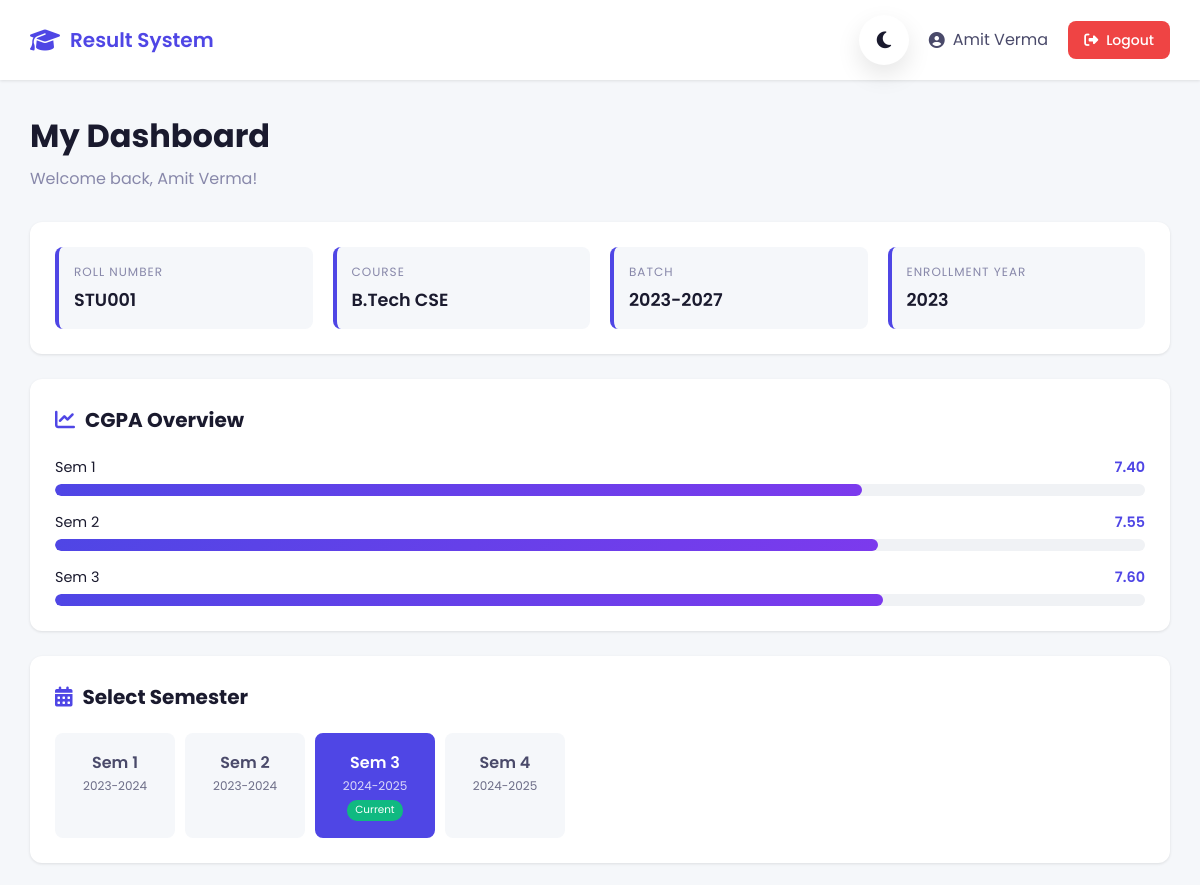
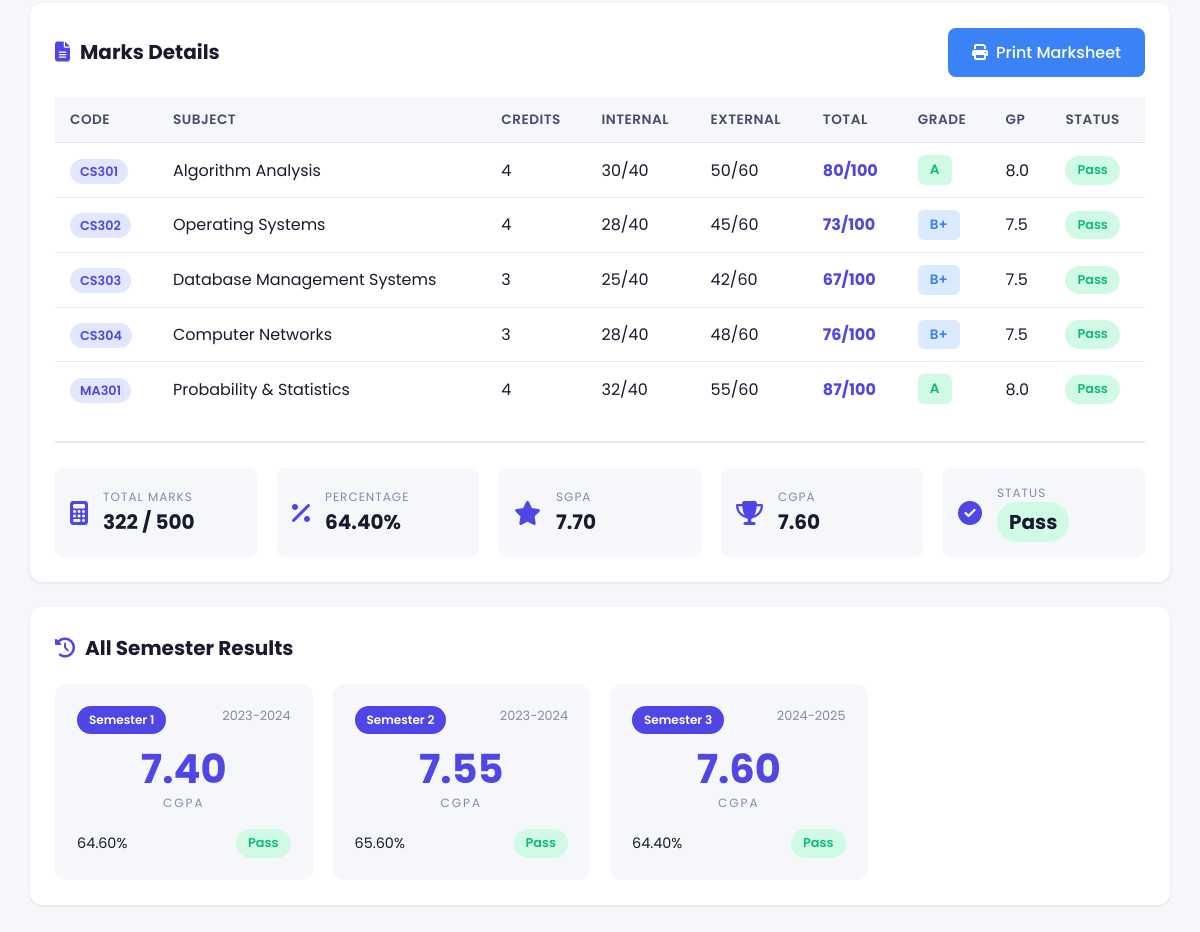
The page /student_dashboard.php?semester=3 (signed in) on the database its author committed (2 pictures, top to bottom).
### tables this page shows
CREATE TABLE students (
    id INT AUTO_INCREMENT PRIMARY KEY,
    user_id INT NOT NULL,
    roll_number VARCHAR(20) UNIQUE NOT NULL,
    student_name VARCHAR(100) NOT NULL,
    course VARCHAR(50) NOT NULL,
    batch VARCHAR(20) NOT NULL,
    enrollment_year INT NOT NULL,
    FOREIGN KEY (user_id) REFERENCES users(id) ON DELETE CASCADE
);

CREATE TABLE marksheets (
    id INT AUTO_INCREMENT PRIMARY KEY,
    student_id INT NOT NULL,
    semester_id INT NOT NULL,
    total_marks INT DEFAULT 0,
    max_possible_marks INT DEFAULT 0,
    percentage DECIMAL(5,2) DEFAULT 0,
    sgpa DECIMAL(3,2) DEFAULT 0,
    cgpa DECIMAL(3,2) DEFAULT 0,
    result_status ENUM('pass', 'fail', 'promoted', 'pending') DEFAULT 'pending',
    generated_at TIMESTAMP DEFAULT CURRENT_TIMESTAMP,
    FOREIGN KEY (student_id) REFERENCES students(id) ON DELETE CASCADE,
    FOREIGN KEY (semester_id) REFERENCES semesters(id) ON DELETE CASCADE,
    UNIQUE KEY unique_marksheet (student_id, semester_id)
);

CREATE TABLE semesters (
    id INT AUTO_INCREMENT PRIMARY KEY,
    semester_number INT NOT NULL,
    semester_name VARCHAR(50) NOT NULL,
    academic_year VARCHAR(20) NOT NULL,
    is_current BOOLEAN DEFAULT FALSE
);

CREATE TABLE results (
    id INT AUTO_INCREMENT PRIMARY KEY,
    student_id INT NOT NULL,
    subject_id INT NOT NULL,
    semester_id INT NOT NULL,
    internal_marks INT DEFAULT 0,
    external_marks INT DEFAULT 0,
    total_marks INT GENERATED ALWAYS AS (internal_marks + external_marks) STORED,
    grade VARCHAR(2),
    grade_point DECIMAL(3,1),
    status ENUM('pass', 'fail', 'pending') NOT NULL DEFAULT 'pending',
    created_at TIMESTAMP DEFAULT CURRENT_TIMESTAMP,
    updated_at TIMESTAMP DEFAULT CURRENT_TIMESTAMP ON UPDATE CURRENT_TIMESTAMP,
    FOREIGN KEY (student_id) REFERENCES students(id) ON DELETE CASCADE,
    FOREIGN KEY (subject_id) REFERENCES subjects(id) ON DELETE CASCADE,
    FOREIGN KEY (semester_id) REFERENCES semesters(id) ON DELETE CASCADE,
    UNIQUE KEY unique_result (student_id, subject_id, semester_id)
);

CREATE TABLE subjects (
    id INT AUTO_INCREMENT PRIMARY KEY,
    subject_code VARCHAR(20) UNIQUE NOT NULL,
    subject_name VARCHAR(100) NOT NULL,
    semester_id INT NOT NULL,
    course VARCHAR(50) NOT NULL,
    max_marks INT DEFAULT 100,
    passing_marks INT DEFAULT 40,
    credit INT DEFAULT 4,
    FOREIGN KEY (semester_id) REFERENCES semesters(id) ON DELETE CASCADE
);

### student_dashboard.php (the view, shortened to what this page needs)
<?php
require_once 'includes/config.php';
$student_id = getStudentId();
$stmt = $pdo->prepare("SELECT * FROM students WHERE id = ?");
$stmt->execute([$student_id]);
$student = $stmt->fetch(PDO::FETCH_ASSOC);
$stmt = $pdo->prepare("SELECT * FROM semesters ORDER BY semester_number");
$stmt->execute();
$semesters = $stmt->fetchAll(PDO::FETCH_ASSOC);
$selected_semester = $_GET['semester'] ?? null;
if ($selected_semester) {
    $stmt = $pdo->prepare("
        SELECT r.*, s.subject_code, s.subject_name, s.max_marks, s.passing_marks, s.credit
        FROM results r
        JOIN subjects s ON r.subject_id = s.id
        WHERE r.student_id = ? AND r.semester_id = ?
        ORDER BY s.subject_code
    ");
    $stmt->execute([$student_id, $selected_semester]);
    $results = $stmt->fetchAll(PDO::FETCH_ASSOC);
    $stmt = $pdo->prepare("SELECT * FROM marksheets WHERE student_id = ? AND semester_id = ?");
    $stmt->execute([$student_id, $selected_semester]);
    $marksheets = $stmt->fetch(PDO::FETCH_ASSOC);
}
$stmt = $pdo->prepare("
    SELECT m.*, s.semester_name, s.semester_number, s.academic_year
    FROM marksheets m
    JOIN semesters s ON m.semester_id = s.id
    WHERE m.student_id = ?
    ORDER BY s.semester_number
");
$stmt->execute([$student_id]);
$all_marksheets = $stmt->fetchAll(PDO::FETCH_ASSOC);
?>
<!DOCTYPE html>
<html lang="en">
<head>
    <link rel="stylesheet" href="css/style.css">
    <link rel="stylesheet" href="https://cdnjs.cloudflare.com/ajax/libs/font-awesome/6.4.0/css/all.min.css">
</head>
<body>
    <nav class="navbar">
        <div class="nav-brand">
            <i class="fas fa-graduation-cap"></i>
            <span>Result System</span>
        </div>
        <div class="nav-right">
            <button class="theme-toggle" id="themeToggle">
                <i class="fas fa-moon"></i>
            </button>
            <div class="user-info">
                <i class="fas fa-user-circle"></i>
                <span><?php echo $student['student_name']; ?></span>
            </div>
            <a href="logout.php" class="btn btn-logout">
                <i class="fas fa-sign-out-alt"></i>
                Logout
            </a>
        </div>
    </nav>
    <div class="container">
        <div class="dashboard-header">
            <h1>My Dashboard</h1>
            <p>Welcome back, <?php echo $student['student_name']; ?>!</p>
        </div>
        <div class="student-info-card">
            <div class="info-grid">
                <div class="info-item">
                    <label>Roll Number</label>
                    <span><?php echo $student['roll_number']; ?></span>
                </div>
                <div class="info-item">
                    <label>Course</label>
                    <span><?php echo $student['course']; ?></span>
                </div>
                <div class="info-item">
                    <label>Batch</label>
                    <span><?php echo $student['batch']; ?></span>
                </div>
                <div class="info-item">
                    <label>Enrollment Year</label>
                    <span><?php echo $student['enrollment_year']; ?></span>
                </div>
            </div>
        </div>
        <?php if (!empty($all_marksheets)): ?>
        <div class="section-card">
            <h2><i class="fas fa-chart-line"></i> CGPA Overview</h2>
            <div class="cgpa-chart">
                <?php foreach ($all_marksheets as $ms): ?>
                <div class="cgpa-bar">
                    <div class="bar-label">
                        <span>Sem <?php echo $ms['semester_number']; ?></span>
                        <span class="cgpa-value"><?php echo $ms['cgpa']; ?></span>
                    </div>
                    <div class="bar-track">
                        <div class="bar-fill" style="width: <?php echo ($ms['cgpa'] / 10) * 100; ?>%"></div>
                    </div>
                </div>
                <?php endforeach; ?>
            </div>
        </div>
        <?php endif; ?>
        <div class="section-card">
            <h2><i class="fas fa-calendar-alt"></i> Select Semester</h2>
            <div class="semester-tabs">
                <?php foreach ($semesters as $sem): ?>
                <a href="?semester=<?php echo $sem['id']; ?>"
                   class="semester-tab <?php echo $selected_semester == $sem['id'] ? 'active' : ''; ?>">
                    <span class="sem-number">Sem <?php echo $sem['semester_number']; ?></span>
                    <span class="sem-year"><?php echo $sem['academic_year']; ?></span>
                    <?php if ($sem['is_current']): ?>
                        <span class="current-badge">Current</span>
                    <?php endif; ?>
                </a>
                <?php endforeach; ?>
            </div>
        </div>
        <?php if ($selected_semester && isset($results)): ?>
        <div class="section-card" id="resultSection">
            <div class="section-header">
                <h2><i class="fas fa-file-alt"></i> Marks Details</h2>
                <button class="btn btn-print" onclick="window.print()">
                    <i class="fas fa-print"></i> Print Marksheet
                </button>
            </div>
            <div class="table-responsive">
                <table class="data-table" id="marksTable">
                    <thead>
                        <tr>
                            <th>Code</th>
                            <th>Subject</th>
                            <th>Credits</th>
                            <th>Internal</th>
                            <th>External</th>
                            <th>Total</th>
                            <th>Grade</th>
                            <th>GP</th>
                            <th>Status</th>
                        </tr>
                    </thead>
                    <tbody>
                        <?php foreach ($results as $r): ?>
                        <tr>
                            <td><span class="badge"><?php echo $r['subject_code']; ?></span></td>
                            <td><?php echo $r['subject_name']; ?></td>
                            <td><?php echo $r['credit']; ?></td>
                            <td><?php echo $r['internal_marks']; ?>/40</td>
                            <td><?php echo $r['external_marks']; ?>/60</td>
                            <td class="total-marks"><?php echo $r['total_marks']; ?>/100</td>
                            <td><span class="grade grade-<?php echo strtolower(str_replace('+', 'plus', $r['grade'])); ?>"><?php echo $r['grade']; ?></span></td>
                            <td><?php echo $r['grade_point']; ?></td>
                            <td>
                                <span class="status status-<?php echo $r['status']; ?>">
                                    <?php echo ucfirst($r['status']); ?>
                                </span>
                            </td>
                        </tr>
                        <?php endforeach; ?>
                    </tbody>
                </table>
            </div>
            <?php if ($marksheets): ?>
            <div class="marksheet-summary">
                <div class="summary-grid">
                    <div class="summary-item">
                        <i class="fas fa-calculator"></i>
                        <div>
                            <label>Total Marks</label>
                            <span><?php echo $marksheets['total_marks']; ?> / <?php echo $marksheets['max_possible_marks']; ?></span>
                        </div>
                    </div>
                    <div class="summary-item">
                        <i class="fas fa-percentage"></i>
                        <div>
                            <label>Percentage</label>
                            <span><?php echo $marksheets['percentage']; ?>%</span>
                        </div>
                    </div>
                    <div class="summary-item">
                        <i class="fas fa-star"></i>
                        <div>
                            <label>SGPA</label>
                            <span><?php echo $marksheets['sgpa']; ?></span>
                        </div>
                    </div>
                    <div class="summary-item">
                        <i class="fas fa-trophy"></i>
                        <div>
                            <label>CGPA</label>
                            <span><?php echo $marksheets['cgpa']; ?></span>
                        </div>
                    </div>
                    <div class="summary-item">
                        <i class="fas fa-check-circle"></i>
                        <div>
                            <label>Status</label>
                            <span class="status status-<?php echo $marksheets['result_status']; ?>">
                                <?php echo ucfirst($marksheets['result_status']); ?>
                            </span>
                        </div>
                    </div>
                </div>
            </div>
            <?php endif; ?>
        </div>
        <?php endif; ?>
        <?php if (!empty($all_marksheets)): ?>
        <div class="section-card">
            <h2><i class="fas fa-history"></i> All Semester Results</h2>
            <div class="marksheets-grid">
                <?php foreach ($all_marksheets as $ms): ?>
                <a href="?semester=<?php echo $ms['semester_id']; ?>" class="marksheet-card">
                    <div class="card-header">
                        <span class="sem-badge">Semester <?php echo $ms['semester_number']; ?></span>
                        <span class="year-badge"><?php echo $ms['academic_year']; ?></span>
                    </div>
                    <div class="card-body">
                        <div class="cgpa-display">
                            <span class="cgpa-number"><?php echo $ms['cgpa']; ?></span>
                            <span class="cgpa-label">CGPA</span>
                        </div>
                        <div class="card-stats">
                            <span><?php echo $ms['percentage']; ?>%</span>
                            <span class="status status-<?php echo $ms['result_status']; ?>">
                                <?php echo ucfirst($ms['result_status']); ?>
                            </span>
                        </div>
                    </div>
                </a>
                <?php endforeach; ?>
            </div>
        </div>
        <?php endif; ?>
    </div>
</body>
</html>

### rows shown on the page
students: student_name "Amit Verma", roll_number "STU001", course "B.Tech CSE", batch "2023-2027", enrollment_year "2023"
marksheets: semester.semester_number "1", cgpa "7.40", semester.academic_year "2023-2024", percentage "64.60", result_status "Pass"
marksheets: semester.semester_number "2", cgpa "7.55", semester.academic_year "2023-2024", percentage "65.60", result_status "Pass"
marksheets: semester.semester_number "3", cgpa "7.60", total_marks "322", max_possible_marks "500", percentage "64.40", sgpa "7.70", result_status "Pass", semester.academic_year "2024-2025"
semesters: semester_number "1", academic_year "2023-2024"
semesters: semester_number "2", academic_year "2023-2024"
semesters: semester_number "3", academic_year "2024-2025", is_current "Current"
semesters: semester_number "4", academic_year "2024-2025"
results: subject.subject_code "CS301", subject.subject_name "Algorithm Analysis", subject.credit "4", internal_marks "30", external_marks "50", total_marks "80", grade "A", grade_point "8.0", status "Pass"
results: subject.subject_code "CS302", subject.subject_name "Operating Systems", subject.credit "4", internal_marks "28", external_marks "45", total_marks "73", grade "B+", grade_point "7.5", status "Pass"
results: subject.subject_code "CS303", subject.subject_name "Database Management Systems", subject.credit "3", internal_marks "25", external_marks "42", total_marks "67", grade "B+", grade_point "7.5", status "Pass"
results: subject.subject_code "CS304", subject.subject_name "Computer Networks", subject.credit "3", internal_marks "28", external_marks "48", total_marks "76", grade "B+", grade_point "7.5", status "Pass"
results: subject.subject_code "MA301", subject.subject_name "Probability & Statistics", subject.credit "4", internal_marks "32", external_marks "55", total_marks "87", grade "A", grade_point "8.0", status "Pass"
